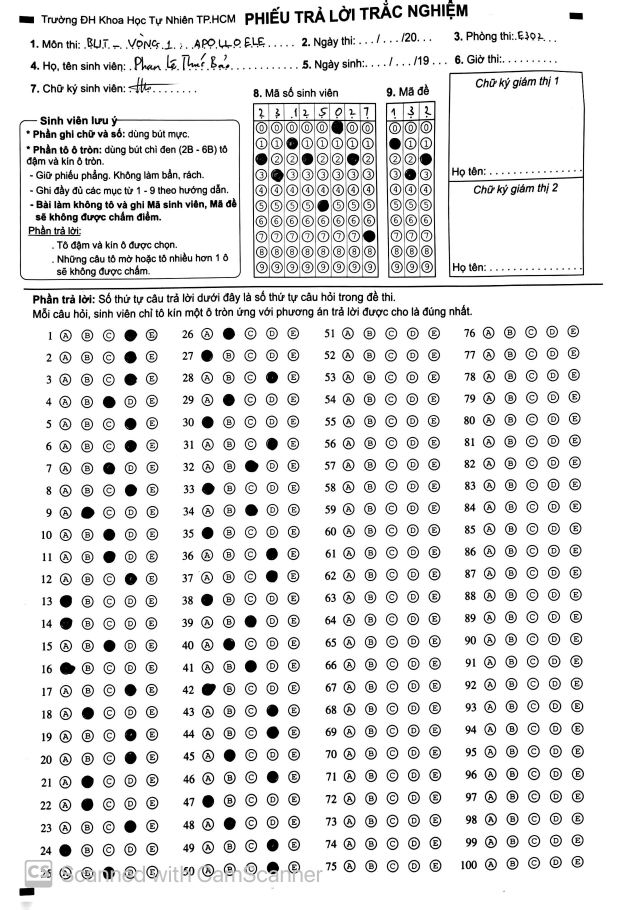
#> input picture a/KEY.JPG, 1852 x 2728 px (shown at 1/3 size)
$ python tmp.py
#> lines starting #> are read from the running program, lines starting #| are printed output that depends on the picture; after the words box and inside, x2 and y2 are one past the last pixel; in counts of white or black regions, pixels touching at a corner belong together
### get_points.py
import numpy as np
import cv2

def get_points(file_path, have_roi = True):
#> called with file_path = 'a/KEY.JPG', have_roi = True
    if have_roi:
        # Load image, grayscale, Otsu's threshold
        image = cv2.imread(file_path)
#> image is the input picture: shape (2728, 1852, 3); min 0, max 255, mean 229.7

        # Define the region of interest (ROI)
        x=100; y=950; w=1650; h=1700
        roi = image[y:y+h, x:x+w]
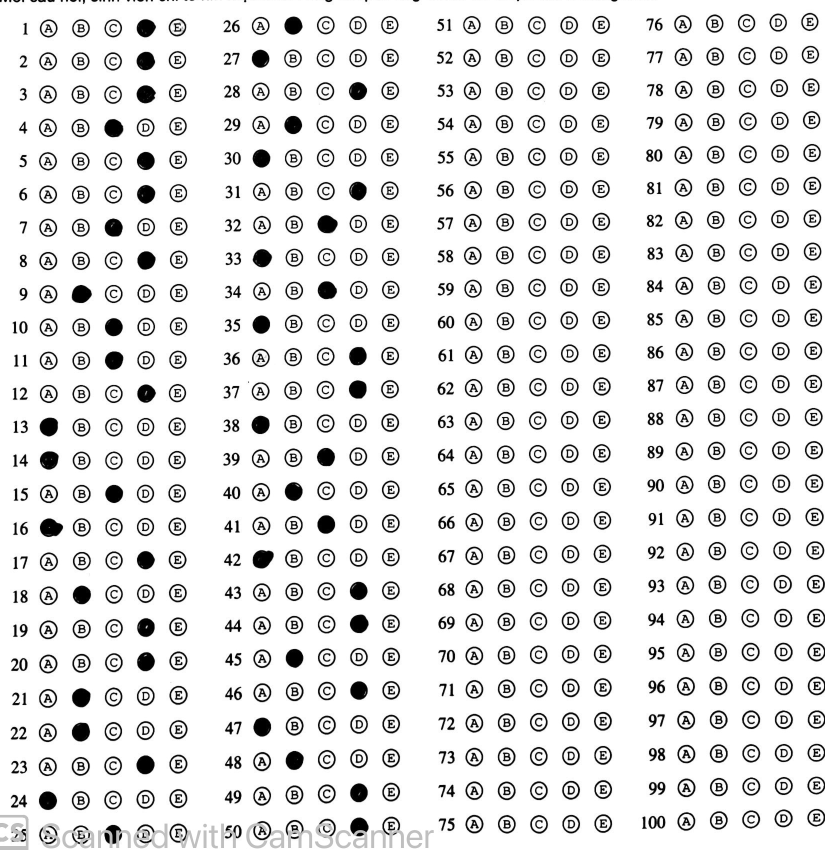
#> roi: shape (1700, 1650, 3) (shown at 1/2 size); min 0, max 255, mean 228.5

        gray = cv2.cvtColor(roi, cv2.COLOR_BGR2GRAY)
        thresh = cv2.threshold(gray, 0, 255, cv2.THRESH_BINARY_INV + cv2.THRESH_OTSU)[1]
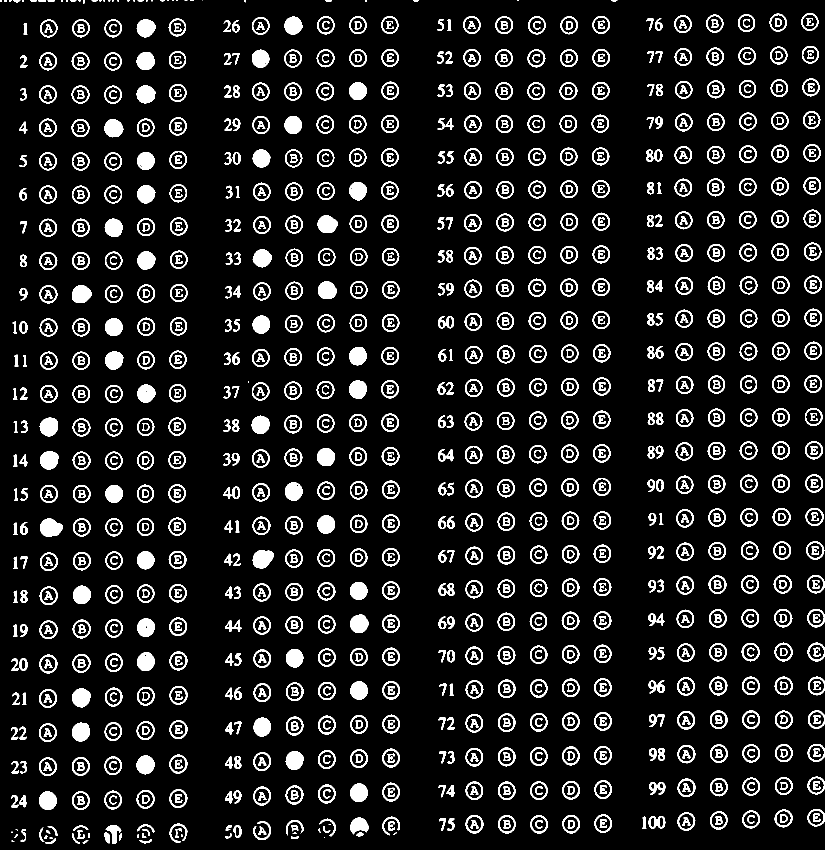
#> thresh: shape (1700, 1650) (shown at 1/2 size); 10.3% white; 1202 white regions (33 under 20 px)

        # Filter out large non-connecting objects
        cnts = cv2.findContours(thresh, cv2.RETR_EXTERNAL, cv2.CHAIN_APPROX_SIMPLE)
#> cnts = 760 contours, 43 with area under 20; largest, box (x1, y1, x2, y2) and area: (80, 1037, 126, 1074) 1204, (505, 1100, 547, 1137) 1128, (635, 430, 675, 466) 1047, (144, 570, 184, 606) 1044, (144, 1376, 181, 1415) 1044
        cnts = cnts[0] if len(cnts) == 2 else cnts[1]
        for c in cnts:
            area = cv2.contourArea(c)
            if area < 100:
                cv2.drawContours(thresh, [c], 0, 0, -1)
#> this loop made 760 passes
#> area on passes 2 to 4: 28.5, 66, 64
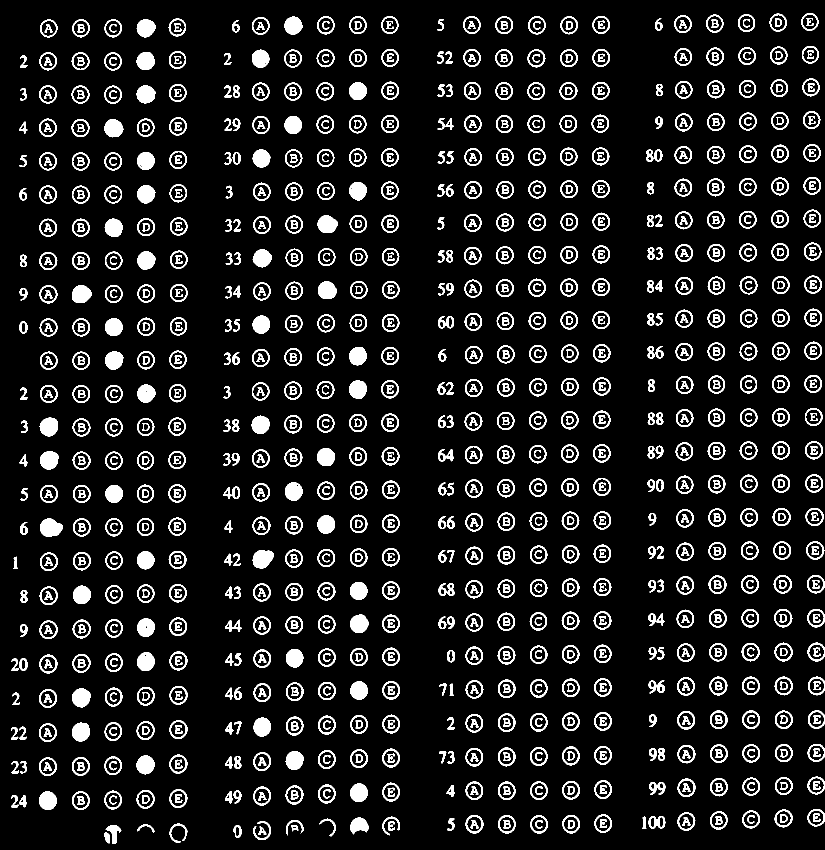
#> thresh: shape (1700, 1650) (shown at 1/2 size); 10% white; 1096 white regions, largest, box (x1, y1, x2, y2) and area: (80, 1037, 126, 1074) 1262, (505, 1100, 547, 1137) 1186, (635, 430, 675, 466) 1100

        # Morph open using elliptical shaped kernel
        kernel = cv2.getStructuringElement(cv2.MORPH_ELLIPSE, (3, 3))
#> kernel = [[0, 1, 0], [1, 1, 1], [0, 1, 0]]
        opening = cv2.morphologyEx(thresh, cv2.MORPH_OPEN, kernel, iterations=3)
#> opening: shape (1700, 1650); 1.9% white; 146 white regions (1 under 20 px)

        # Find circles
        cnts = cv2.findContours(opening, cv2.RETR_EXTERNAL, cv2.CHAIN_APPROX_SIMPLE)
#> cnts = 146 contours, 35 with area under 20; largest, box (x1, y1, x2, y2) and area: (80, 1037, 126, 1074) 1198, (505, 1100, 547, 1137) 1126, (635, 430, 675, 466) 1046, (144, 570, 184, 606) 1044, (144, 1376, 181, 1415) 1041
        cnts = cnts[0] if len(cnts) == 2 else cnts[1]
        dot_list = []
        for c in cnts:
            area = cv2.contourArea(c)
            if area > 500:
                ((x, y), r) = cv2.minEnclosingCircle(c)
                dot_list.append((int(x), int(y), int(r)))
#> this loop made 146 passes
#> (area, x, y, r) on passes 5, 11, 16, 22, 27, 32, 35, 38, 42, 48, 49, 57: (780.5, 718.2, 1653.2, 18.47), (993, 94.7, 1601, 18.56), (979, 717, 1585, 18.68), (1006.5, 290.2, 1529.2, 18.83), (997, 588.7, 1520.5, 18.87), (1032, 162, 1463, 19.72), (994.5, 524.1, 1453.7, 18.96), (1041, 162.7, 1395.1, 19.13), (913.5, 718, 1380.5, 18.2), (988, 291.4, 1323, 19.14), (967.5, 589, 1316.3, 18.77), (968.5, 291.5, 1254.6, 18.62)
#> area on passes 1, 2, 4, 7, 8, 9: 134, 417.5, 45.5, 40, 35.5, 24
#> after the loop, dot_list = 49 items, first 6: (718, 1653, 18), (94, 1600, 18), (717, 1585, 18), (290, 1529, 18), (588, 1520, 18), (162, 1463, 19)

        return dot_list,file_path
    else:
         # Load image, grayscale, Otsu's threshold
        image = cv2.imread(file_path)

        gray = cv2.cvtColor(image, cv2.COLOR_BGR2GRAY)
        thresh = cv2.threshold(gray, 0, 255, cv2.THRESH_BINARY_INV + cv2.THRESH_OTSU)[1]

        # Filter out large non-connecting objects
        cnts = cv2.findContours(thresh, cv2.RETR_EXTERNAL, cv2.CHAIN_APPROX_SIMPLE)
        cnts = cnts[0] if len(cnts) == 2 else cnts[1]
        for c in cnts:
            area = cv2.contourArea(c)
            if area < 500:
                cv2.drawContours(thresh, [c], 0, 0, -1)

        # Morph open using elliptical shaped kernel
        kernel = cv2.getStructuringElement(cv2.MORPH_ELLIPSE, (3, 3))
        opening = cv2.morphologyEx(thresh, cv2.MORPH_OPEN, kernel, iterations=3)

        # Find circles
        cnts = cv2.findContours(opening, cv2.RETR_EXTERNAL, cv2.CHAIN_APPROX_SIMPLE)
        cnts = cnts[0] if len(cnts) == 2 else cnts[1]
        dot_list = []
        for c in cnts:
            area = cv2.contourArea(c)
            if area >= 500:
                ((x, y), r) = cv2.minEnclosingCircle(c)
                dot_list.append((int(x), int(y), int(r)))

        cv2.imshow('gray', thresh)
        cv2.waitKey()
        return dot_list,file_path

### tmp.py
import get_points
import numpy as np

def check_matching_dots(dot_list1, dot_list2, threshold=10):
    matching_dots = []
    for (x1, y1, r1) in dot_list1:
        for (x2, y2, r2) in dot_list2:
            distance = np.sqrt((x1 - x2)**2 + (y1 - y2)**2)
            if distance < threshold:
                matching_dots.append(((x1, y1, r1), (x2, y2, r2)))
    return matching_dots

img_a_dic = 'a/KEY.JPG'
img_b_dic = 'a/1.JPG'
dot_list_a, _ = get_points.get_points(img_a_dic)
#> dot_list_a has the same summary as dot_list in get_points
dot_list_b, _ = get_points.get_points(img_b_dic)
#> call 2 of get_points, with file_path = 'a/1.JPG', have_roi = True
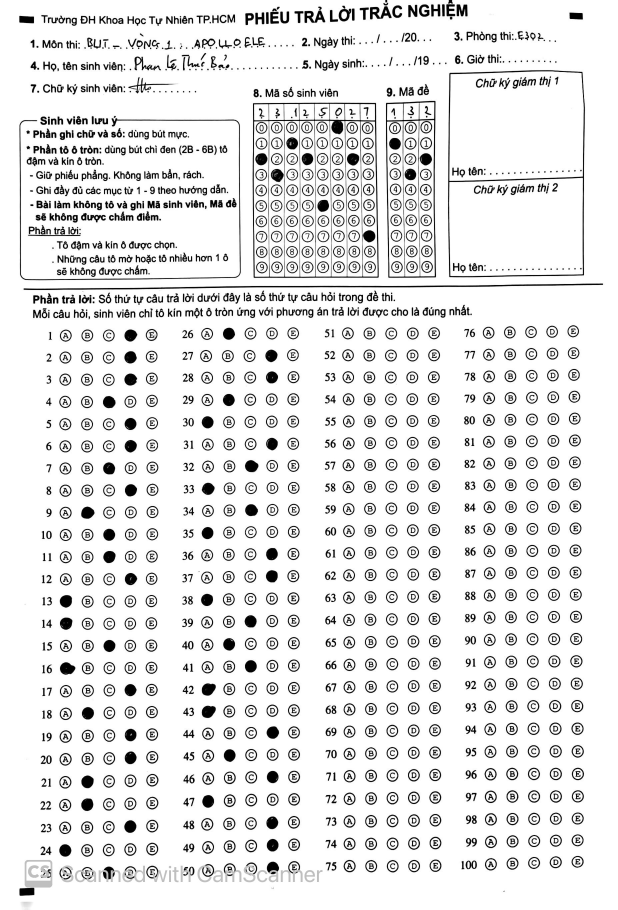
#> input picture a/1.JPG, 1852 x 2728 px (shown at 1/3 size)
#> in get_points, image is the input picture: shape (2728, 1852, 3); min 0, max 255, mean 229.7
#> in get_points (call 2), `thresh = cv2.threshold(gray, 0, 255, cv2.THRESH_BINARY_INV + cv2.THRES..`: thresh: shape (1700, 1650); 10.3% white; 1202 white regions (33 under 20 px)
#> in get_points (call 2), `cnts = cv2.findContours(thresh, cv2.RETR_EXTERNAL, cv2.CHAIN_APPROX_SI..`: cnts = 760 contours, 43 with area under 20; largest, box (x1, y1, x2, y2) and area: (80, 1037, 126, 1074) 1204, (505, 1167, 547, 1204) 1130, (505, 1100, 547, 1137) 1128, (635, 430, 675, 466) 1046, (144, 570, 184, 606) 1046
#> the loop in get_points (call 2), `for c in cnts:` made 760 passes
#> after the loop in get_points (call 2), `for c in cnts:`:
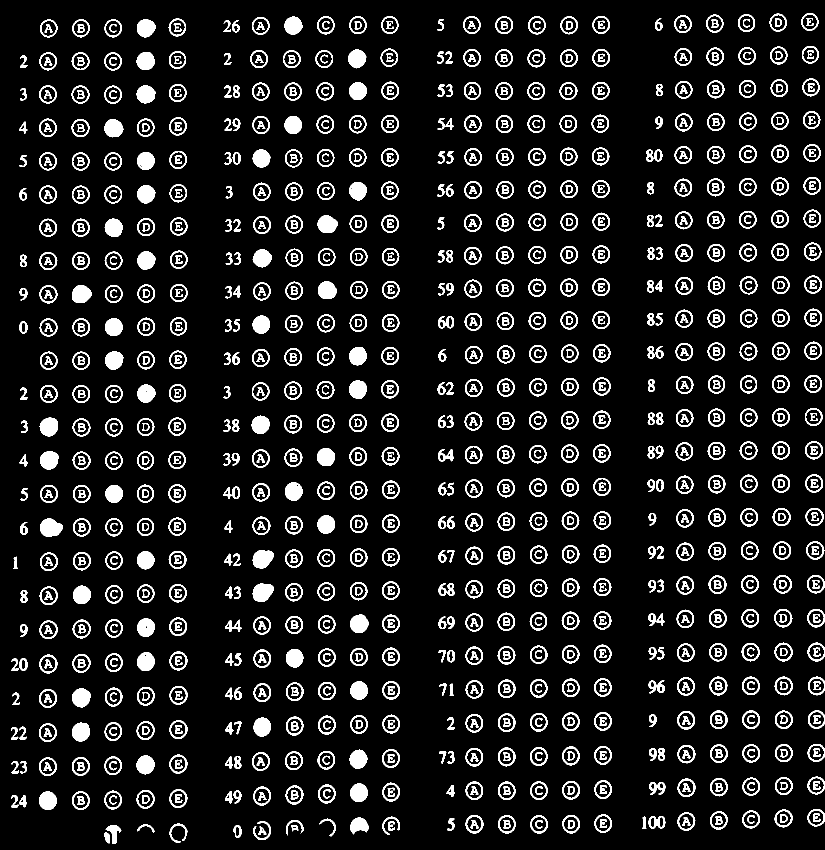
#> thresh: shape (1700, 1650) (shown at 1/2 size); 10.1% white; 1098 white regions, largest, box (x1, y1, x2, y2) and area: (80, 1037, 126, 1074) 1262, (505, 1167, 547, 1204) 1188, (505, 1100, 547, 1137) 1186
#> in get_points (call 2), `opening = cv2.morphologyEx(thresh, cv2.MORPH_OPEN, kernel, iterations=3)`:
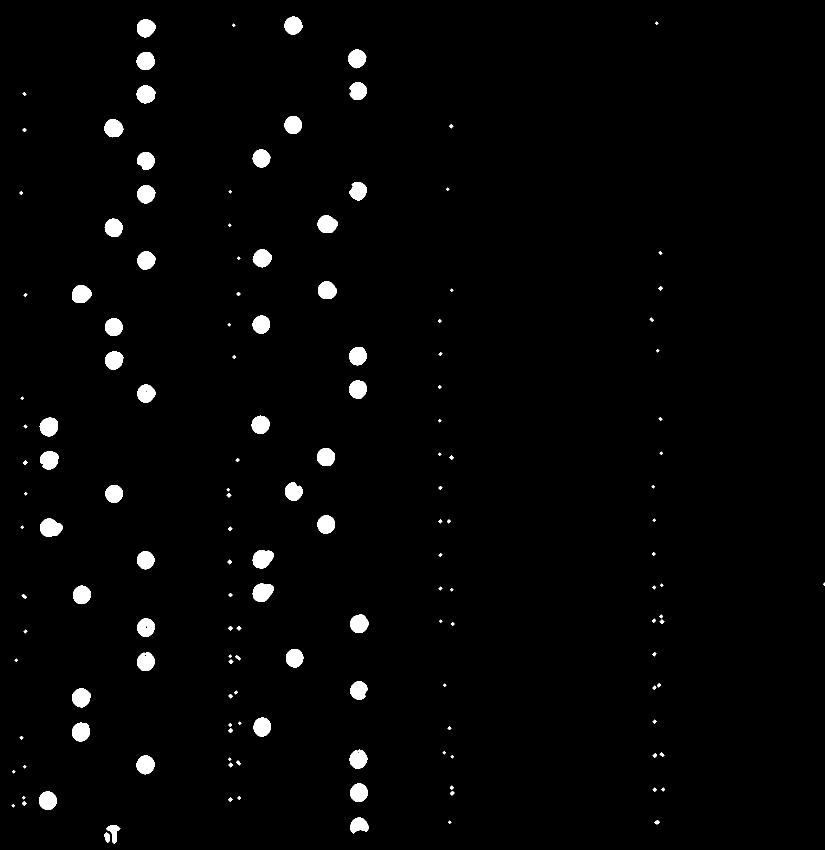
#> opening: shape (1700, 1650) (shown at 1/2 size); 1.9% white; 146 white regions (1 under 20 px)
#> in get_points (call 2), `cnts = cv2.findContours(opening, cv2.RETR_EXTERNAL, cv2.CHAIN_APPROX_S..`: cnts = 146 contours, 34 with area under 20; largest, box (x1, y1, x2, y2) and area: (80, 1037, 126, 1074) 1198, (505, 1167, 547, 1204) 1128, (505, 1100, 547, 1137) 1126, (144, 570, 184, 606) 1046, (635, 430, 675, 466) 1044
#> the loop in get_points (call 2), `for c in cnts:` made 146 passes
#> (area, x, y, r) on passes 5, 11, 16, 22, 27, 32, 35, 38, 42, 48, 49, 57: (777, 718.2, 1653.2, 18.47), (992, 95, 1601, 18.44), (979, 717, 1585, 18.68), (1006.5, 290.2, 1529.2, 18.83), (988, 716.4, 1518, 19.14), (1032, 162, 1463, 19.72), (995.5, 524.4, 1453.8, 18.98), (1040, 162.7, 1395.1, 19.13), (913.5, 718, 1380.5, 18.2), (988, 291.4, 1323, 19.14), (967.5, 589, 1316.3, 18.77), (969.5, 291, 1254.6, 18.68)
#> after the loop in get_points (call 2), `for c in cnts:`: dot_list = 49 items, first 6: (718, 1653, 18), (95, 1601, 18), (717, 1585, 18), (290, 1529, 18), (716, 1517, 19), (162, 1463, 19)
#> dot_list_b has the same summary as dot_list in get_points
matching_dots = check_matching_dots(dot_list_a, dot_list_b)
#> the loop in check_matching_dots, `for (x1, y1, r1) in dot_list1:` made 49 passes
#> (x1, y1, r1) on passes 1 to 12: (718, 1653, 18), (94, 1600, 18), (717, 1585, 18), (290, 1529, 18), (588, 1520, 18), (162, 1463, 19), (524, 1453, 18), (162, 1395, 19), (718, 1380, 18), (291, 1322, 19), (589, 1316, 18), (291, 1254, 18)
#> after the loop in check_matching_dots, `for (x1, y1, r1) in dot_list1:`: matching_dots = 46 items
#> matching_dots = 46 items
print('Do dai key la: ', len(dot_list_a))
#| Do dai key la:  49
print('Do dai 1 la: ', len(matching_dots))
#| Do dai 1 la:  46
